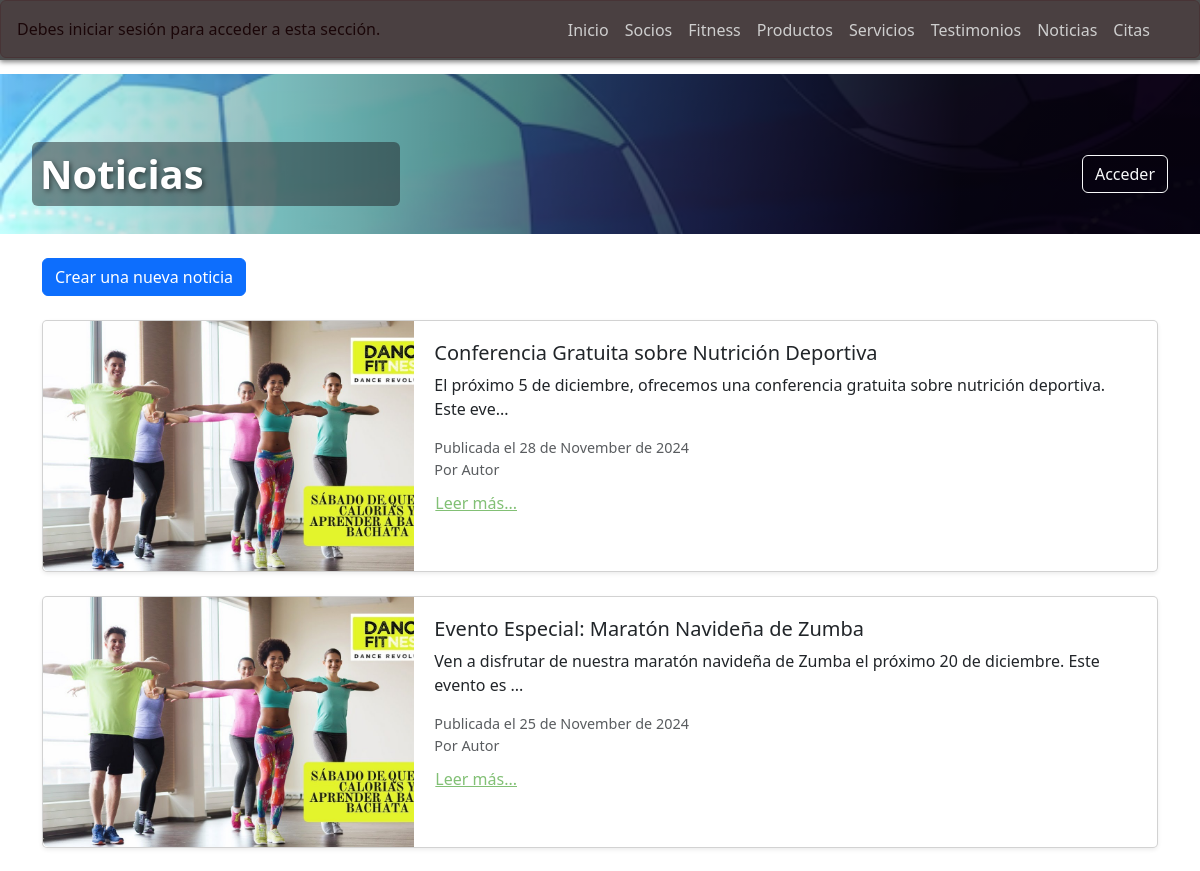
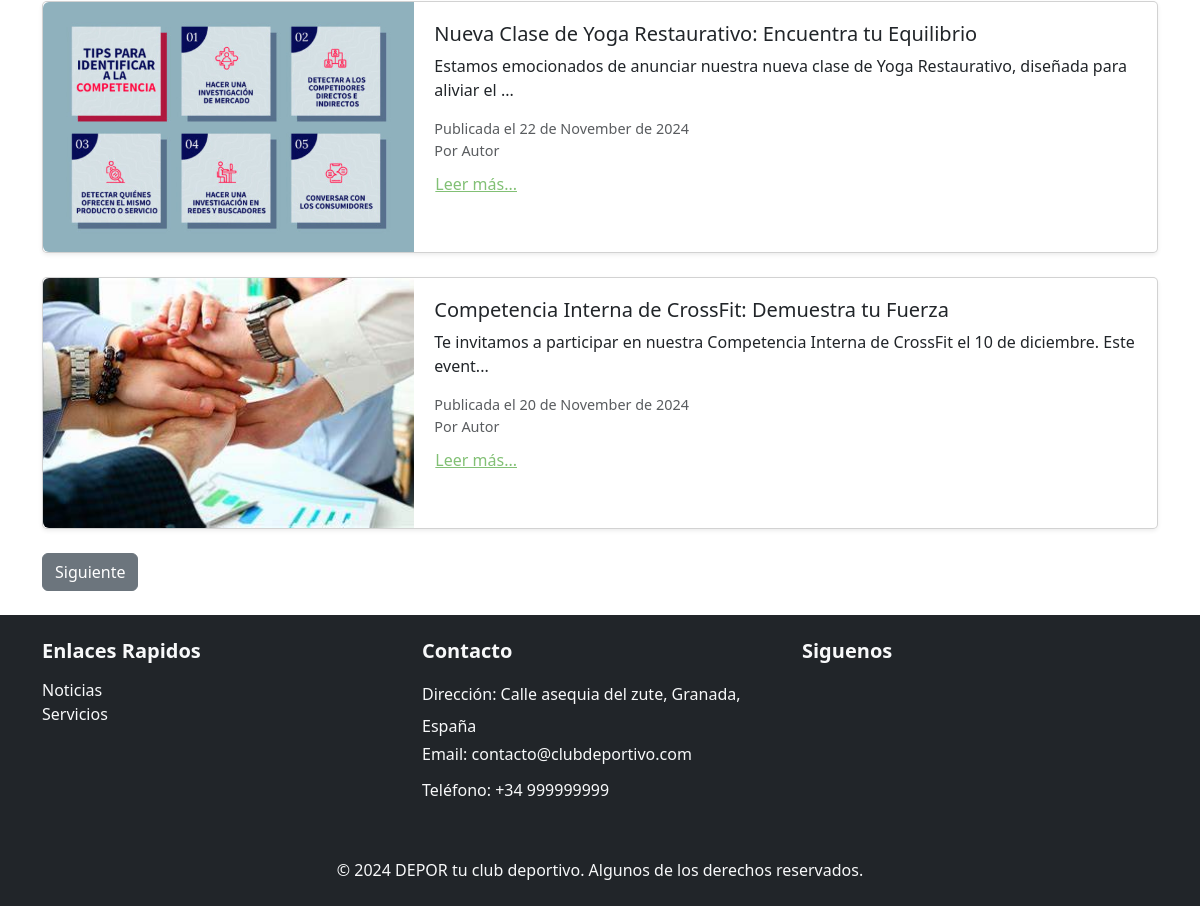
The page /noticias/index.php on the database its author committed (2 pictures, top to bottom).
### tables this page shows
CREATE TABLE `noticia` (
  `id` int(11) NOT NULL,
  `titulo` varchar(100) NOT NULL,
  `contenido` text NOT NULL,
  `imagen` varchar(100) DEFAULT NULL,
  `fecha_publicacion` date NOT NULL
);

### funciones/funcionesNoticias.php (called while the page is built, shortened)
<?php
    function obtenerNoticiasPaginadas($conexion, $paginaActual, $noticiasPorPagina) {
        $offset = ($paginaActual - 1) * $noticiasPorPagina;
        $fechaActual = date('Y-m-d');
        $sentencia = "SELECT * FROM noticia
                      WHERE fecha_publicacion <= ?
                      ORDER BY fecha_publicacion DESC
                      LIMIT ? OFFSET ?";
        $consulta = $conexion->prepare($sentencia);
        $consulta->bind_param('sii', $fechaActual, $noticiasPorPagina, $offset);
        if ($consulta->execute() === false) {
            die("Error en la ejecución de la consulta: " . $consulta->error);
        }
        $id = $titulo = $contenido = $imagen = $fecha_publicacion = null;
        $consulta->bind_result($id, $titulo, $contenido, $imagen, $fecha_publicacion);
        $noticias = array();
        while ($consulta->fetch()) {
            $noticias[] = array(
                'id' => $id,
                'titulo' => $titulo,
                'contenido' => $contenido,
                'imagen' => $imagen,
                'fecha_publicacion' => $fecha_publicacion
            );
        }
        return $noticias;
    }
    function totalNoticias($conexion) {
        $fechaActual = date('Y-m-d');
        $sentencia = "SELECT count(*) FROM noticia WHERE fecha_publicacion <= ?";
        $consulta = $conexion->prepare($sentencia);
        $consulta->bind_param('s', $fechaActual);
        if ($consulta->execute() === false) {
            die("Error en la ejecución de la consulta: " . $consulta->error);
        }
        $totalNoticias=0;
        $consulta->bind_result($totalNoticias);
        return $totalNoticias;
    }
?>

### noticias/index.php (the view, shortened to what this page needs)
<?php
    require_once "../config/init.php";
    require_once "../funciones/funcionesNoticias.php";
?>
<!DOCTYPE html>
<html lang="en">
<head>
    <link href="https://cdn.jsdelivr.net/npm/bootstrap@5.3.3/dist/css/bootstrap.min.css" rel="stylesheet">
    <link rel="stylesheet" href="../assets/css/otros.css">
</head>
<body>
    <?php
        $nivel = 1;
        $titulo = "Noticias";
        require_once "../requires/cabecera.php"
    ?>
    <main>
        <section class="container py-4 seccion_noticias">
            <a href="agregar.php" class="btn btn-primary mb-4">Crear una nueva noticia</a>
            <?php
                $xNoticiasPorPagina = 4;
                if(isset($_GET['pagina'])){
                    $paginaActual =(int)$_GET['pagina'];
                }else{
                    $paginaActual = 1;
                }
                $totalNoticias = totalNoticias($conexion);
                $totalPaginas = (int)($totalNoticias / $xNoticiasPorPagina);
                if ($totalNoticias % $xNoticiasPorPagina > 0) {
                    $totalPaginas++;
                }
                $noticias = obtenerNoticiasPaginadas($conexion, $paginaActual, $xNoticiasPorPagina);
                foreach ($noticias as $noticia) {
                    echo '<div class="noticia card mb-4 shadow-sm">';
                    echo '<div class="row g-0">';
                        echo "<div class='noticia-img col-md-4'>";
                        echo "<img src='../{$noticia['imagen']}' class='img-fluid rounded-start' alt='Noticia'>";
                        echo "</div>";
                        echo '<div class="noticia-contenido col-md-8">';
                        echo '<div class="card-body">';
                            echo "<h5 class='card-title'>{$noticia['titulo']}</h5>";
                            echo "<p class='card-text'>" . substr($noticia['contenido'], 0, 100) . "...</p>";
                            echo "<p class='fecha text-muted'>Publicada el " . date('d \d\e F \d\e Y', strtotime($noticia['fecha_publicacion'])) . "</p>";
                            echo "<p class='autor text-muted'>Por Autor</p>";
                            echo '<a href="ver.php?id=' . $noticia['id'] . '"  class="btn btn-link">Leer más...</a>';
                        echo '</div>';
                        echo '</div>';
                    echo '</div>';
                    echo '</div>';
                }
                echo '<div class="d-flex justify-content-between mt-4">';
                if ($paginaActual < $totalPaginas) {
                    echo '<a href="?pagina=' . ($paginaActual + 1) . '" class="btn btn-secondary">Siguiente</a>';
                }
                echo '</div>';
            ?>
        </section>
    </main>
    <?php
        include('../requires/footer.php');
    ?>
</body>
</html>

### requires/cabecera.php (shortened to what this page needs)
<?php
    if (!isset($_SESSION['usuario'])) {
        if ($nivel == 0) {
            $privilegios = true;
        }
        else if ($nivel == 1) {
            $allowed_sections = ['Testimonios', 'Servicios', 'Acceder', 'Inicio'];
            if (!isset($titulo) || !in_array($titulo, $allowed_sections)) {
                echo "<div class='alert alert-danger'>Debes iniciar sesión para acceder a esta sección.</div>";
            }
        }
    }
?>
<header class="header-principal pb-0">
    <?php
        if ($nivel == 0) {
            require_once "requires/menu.php";
        } else if ($nivel == 1) {
            require_once "../requires/menu.php";
        }
    ?>
    <div class="container-fluid py-3">
        <div class="row align-items-center g-3">
            <div class="col-md-4">
                <div class="texto-cabecera text-start bg-dark bg-opacity-50 p-2 rounded">
                    <?php
                        if ($nivel == 0) {
                            echo '<h1 class="m-0 fw-bold text-white">Depor</h1>';
                            echo '<h2 class="h6 m-0 text-white">Tu club deportivo.</h2>';
                        }
                        else if ($nivel == 1) {
                            echo "<h1 class='h4 m-0 fw-bold text-white'>" . $titulo . "</h1>";
                        }
                    ?>
                </div>
            </div>
            <div class="col-md-8">
                <div class="session-info d-flex justify-content-end align-items-center gap-3">
                    <?php
                    if (isset($_SESSION['usuario'])) {
                        $salir_path = ($nivel == 0) ? "acceder/cerrar_sesion.php" : "../acceder/cerrar_sesion.php";
                        echo '
                        <div class="d-flex align-items-center gap-2">
                            <span class="text-white">Bienvenido <strong>'.htmlspecialchars($_SESSION['usuario']).'</strong></span>
                            <div class="vr text-white opacity-50"></div>
                            <a href="'.$salir_path.'" class="btn btn-outline-light" title="Cerrar sesión">
                                <i class="bi bi-box-arrow-right"></i> Cerrar sesión de '.htmlspecialchars($_SESSION['tipo_usuario']).'
                            </a>
                        </div>';
                    } else {
                        $acceder_path = ($nivel == 0) ? "acceder/" : "../acceder/";
                        echo '
                        <a href="'.$acceder_path.'" class="btn btn-outline-light">
                            <i class="bi bi-box-arrow-in-right"></i> Acceder
                        </a>';
                    }
                    ?>
                </div>
            </div>
        </div>
    </div>
</header>

### requires/menu.php (shortened to what this page needs)
<nav class="navbar navbar-expand-lg fixed-top">
    <div class="container">
        <div class="collapse navbar-collapse" id="navbarNav">
            <ul class="navbar-nav ms-auto">
                <?php if ($nivel === 0) { ?>
                    <li class="nav-item"><a href="index.php" class="nav-link">Inicio</a></li>
                    <li class="nav-item"><a href="./socios/" class="nav-link">Socios</a></li>
                    <li class="nav-item"><a href="./fitness/" class="nav-link">Fitness</a></li>
                    <li class="nav-item"><a href="./productos/" class="nav-link">Productos</a></li>
                    <li class="nav-item"><a href="./servicios/" class="nav-link">Servicios</a></li>
                    <li class="nav-item"><a href="./testimonios/" class="nav-link">Testimonios</a></li>
                    <li class="nav-item"><a href="./noticias/" class="nav-link">Noticias</a></li>
                    <li class="nav-item"><a href="./citas/" class="nav-link">Citas</a></li>
                <?php }
                else if ($nivel === 1) { ?>
                    <li class="nav-item"><a href="../index.php" class="nav-link">Inicio</a></li>
                    <li class="nav-item"><a href="../socios/" class="nav-link">Socios</a></li>
                    <li class="nav-item"><a href="../fitness/" class="nav-link">Fitness</a></li>
                    <li class="nav-item"><a href="../productos/" class="nav-link">Productos</a></li>
                    <li class="nav-item"><a href="../servicios/" class="nav-link">Servicios</a></li>
                    <li class="nav-item"><a href="../testimonios/" class="nav-link">Testimonios</a></li>
                    <li class="nav-item"><a href="../noticias/" class="nav-link">Noticias</a></li>
                    <li class="nav-item"><a href="../citas/" class="nav-link">Citas</a></li>
                <?php } ?>
            </ul>
        </div>
    </div>
</nav>

### requires/footer.php (shortened to what this page needs)
<footer class="bg-dark text-light py-4">
    <div class="container">
        <div class="row">
            <div class="col-md-4 mb-3">
                <h5>Enlaces Rapidos</h5>
                <ul class="list-unstyled">
                    <li><a href="/noticias/index.php" class="text-light text-decoration-none">Noticias</a></li>
                    <li><a href="/servicios.php" class="text-light text-decoration-none">Servicios</a></li>
                </ul>
            </div>
            <div class="col-md-4 mb-3">
                <h5>Contacto</h5>
                <ul class="list-unstyled">
                    <li><i class="bi bi-geo-alt-fill"></i> Dirección: Calle asequia del zute, Granada, España</li>
                    <li><i class="bi bi-envelope-fill"></i> Email: contacto@clubdeportivo.com</li>
                    <li><i class="bi bi-telephone-fill"></i> Teléfono: +34 999999999</li>
                </ul>
            </div>
            <div class="col-md-4 mb-3">
                <h5>Siguenos</h5>
            </div>
        </div>
        <div class="text-center mt-3">
            <p class="mb-0">&copy; 2024 DEPOR tu club deportivo. Algunos de los derechos reservados.</p>
        </div>
    </div>
</footer>

### assets/css/otros.css (style rules this page uses)
body { margin: 0; padding: 0; }
.header-principal { background-image: linear-gradient(to right, rgba(0, 0, 0, 0) 0%, rgba(0, 0, 0, 0.901) 80%), url("../img/fondo1.avif"); background-size: cover; background-position: center; color: white; text-align: center; padding: 40px 20px; padding-bottom: 0px; height: 20vh; display: flex; flex-direction: column; justify-content: center; align-items: center; }
.header-principal h1 { font-size: 2.5rem; font-weight: bold; margin: 0; text-shadow: 2px 2px 5px rgba(0, 0, 0, 0.5); }
.navbar { background-color: rgba(0, 0, 0, 0.7); position: fixed; top: 0; width: 100%; z-index: 1000; padding: 10px 20px; box-shadow: 0 2px 5px rgba(0, 0, 0, 0.5); }
.navbar ul li a { color: rgb(206, 206, 206); }
section { padding: 40px 140px; }
.noticia { margin-bottom: 20px; padding: 0; border-radius: 5px; box-shadow: 0 4px 8px rgba(0, 0, 0, 0.2); overflow: hidden; }
.noticia-img img { height: 250px; object-fit: cover; }
.noticia-contenido .card-body { padding: 20px; }
.noticia-contenido .fecha, .noticia-contenido .autor { color: gray; margin: 0; font-size: 0.9rem; }
.noticia-contenido a { color: rgb(130, 192, 117); display: inline-block; padding: 10px 0; }
footer { background-color: #212529; color: #f8f9fa; }
footer h5 { font-weight: bold; margin-bottom: 15px; }
footer a { transition: color 0.3s; }

### rows shown on the page
noticia: imagen (picture), titulo "Conferencia Gratuita sobre Nutrición Deportiva", contenido "El próximo 5 de diciembre, ofrecemos una conferencia gratuita sobre nutrición deportiva. Este eve", fecha_publicacion "28 de November de 2024"
noticia: imagen (picture), titulo "Evento Especial: Maratón Navideña de Zumba", contenido "Ven a disfrutar de nuestra maratón navideña de Zumba el próximo 20 de diciembre. Este evento es", fecha_publicacion "25 de November de 2024"
noticia: imagen (picture), titulo "Nueva Clase de Yoga Restaurativo: Encuentra tu Equilibrio", contenido "Estamos emocionados de anunciar nuestra nueva clase de Yoga Restaurativo, diseñada para aliviar el", fecha_publicacion "22 de November de 2024"
noticia: imagen (picture), titulo "Competencia Interna de CrossFit: Demuestra tu Fuerza", contenido "Te invitamos a participar en nuestra Competencia Interna de CrossFit el 10 de diciembre. Este event", fecha_publicacion "20 de November de 2024"

### other values the page prints
$titulo "Noticias"
